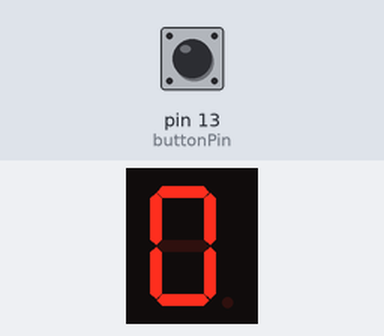
Bench run of a sketch on a simulated Arduino Uno, built with avr-gcc and run on an emulated ATmega328P. Parts: 1-digit seven-segment display. Wiring (inferred from the names in the program): 1-digit 7-segment display, segments lit when HIGH: segments pin 6, pin 5, pin 4, pin 3, pin 2, pin 7, pin 8. The test bench sets the inputs (shaded band); at power-on: pin 13 (buttonPin) LOW. The segment pins are drawn as the display they are named for.

Above: at 1.2 s.
1.3 s: pin 13 (buttonPin) pulled HIGH for 3.2 s
At 6.2 s:
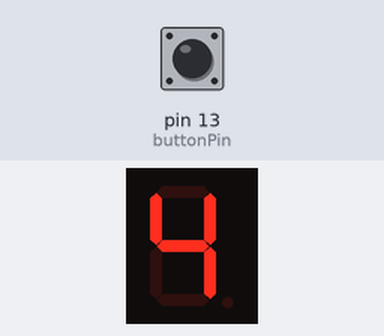
6.8 s: pin 13 (buttonPin) pulled HIGH for 0.15 s
At 8.1 s:
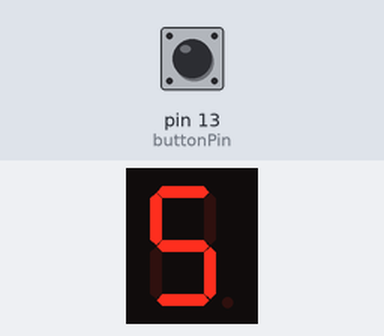
9.3 s: pin 13 (buttonPin) pulled HIGH for 1 s
At 11.2 s:
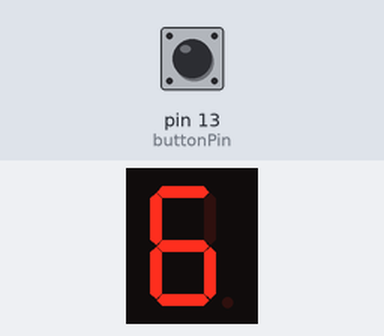
11.8 s: pin 13 (buttonPin) pulled HIGH for 0.15 s
At 13.1 s:
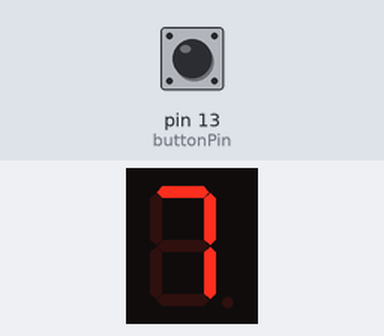
14.3 s: pin 13 (buttonPin) pulled HIGH for 0.15 s
At 16.2 s:
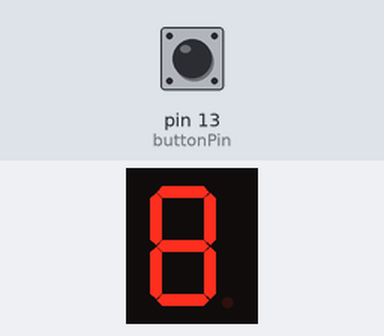
16.8 s: pin 13 (buttonPin) pulled HIGH for 1 s
At 18.1 s:
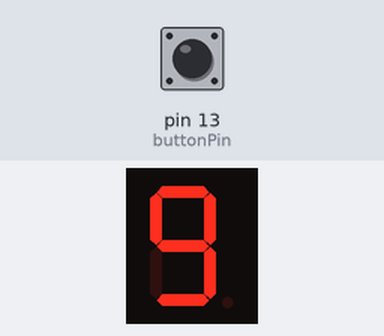
Timing chart, 0 to 19.8 s (numbered marks = the images above; inputs shaded):
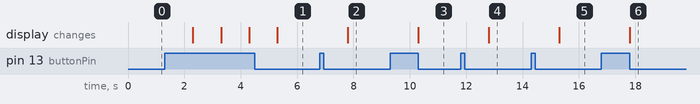

The sketch:

Single_Seven_Segmen.ino
```cpp
// Declare the pins for the Segment display
int pinUP = 6; // Upper segment
int pinUPR = 5; // Up-right segment
int pinDWR = 4; // Down-right segment
int pinDW = 3; // Down segment
int pinDWL = 2; // Down-left segment
int pinUPL = 7; // Up-left segment
int pinCT = 8; // Center segment

int nilaiLama = 0;
int buttonPin = 13;

void setup() {
// Declare the pins as Outputs
pinMode(pinUP, OUTPUT);
pinMode(pinUPR, OUTPUT);
pinMode(pinDWR, OUTPUT);
pinMode(pinDW, OUTPUT);
pinMode(pinDWL, OUTPUT);
pinMode(pinUPL, OUTPUT);
pinMode(pinCT, OUTPUT);
pinMode(buttonPin, INPUT);
}
void writeNumber(int value){
if (value == 0){
digitalWrite(pinUP, HIGH);
digitalWrite(pinUPR, HIGH);
digitalWrite(pinDWR, HIGH);
digitalWrite(pinDW, HIGH);
digitalWrite(pinDWL, HIGH);
digitalWrite(pinUPL, HIGH);
digitalWrite(pinCT, LOW);
}
// If we want to write 1
if (value == 1){
digitalWrite(pinUP, LOW);
digitalWrite(pinUPR, HIGH);
digitalWrite(pinDWR, HIGH);
digitalWrite(pinDW, LOW);
digitalWrite(pinDWL, LOW);
digitalWrite(pinUPL, LOW);
digitalWrite(pinCT, LOW);
}
// If we want to write 2
if (value == 2){
digitalWrite(pinUP, HIGH);
digitalWrite(pinUPR, HIGH);
digitalWrite(pinDWR, LOW);
digitalWrite(pinDW, HIGH);
digitalWrite(pinDWL, HIGH);
digitalWrite(pinUPL, LOW);
digitalWrite(pinCT, HIGH);
}
// If we want to write 3
if (value == 3){
digitalWrite(pinUP, HIGH);
digitalWrite(pinUPR, HIGH);
digitalWrite(pinDWR, HIGH);
digitalWrite(pinDW, HIGH);
digitalWrite(pinDWL, LOW);
digitalWrite(pinUPL, LOW);
digitalWrite(pinCT, HIGH);
}
if (value == 4){
digitalWrite(pinUP, LOW);
digitalWrite(pinUPR, HIGH);
digitalWrite(pinDWR, HIGH);
digitalWrite(pinDW, LOW);
digitalWrite(pinDWL, LOW);
digitalWrite(pinUPL, HIGH);
digitalWrite(pinCT, HIGH);
}
if (value == 5){
digitalWrite(pinUP, HIGH);
digitalWrite(pinUPR, LOW);
digitalWrite(pinDWR, HIGH);
digitalWrite(pinDW, HIGH);
digitalWrite(pinDWL, LOW);
digitalWrite(pinUPL, HIGH);
digitalWrite(pinCT, HIGH);
}
if (value == 6){
digitalWrite(pinUP, HIGH);
digitalWrite(pinUPR, LOW);
digitalWrite(pinDWR, HIGH);
digitalWrite(pinDW, HIGH);
digitalWrite(pinDWL, HIGH);
digitalWrite(pinUPL, HIGH);
digitalWrite(pinCT, HIGH);
}
if (value == 7){
digitalWrite(pinUP, HIGH);
digitalWrite(pinUPR, HIGH);
digitalWrite(pinDWR, HIGH);
digitalWrite(pinDW, LOW);
digitalWrite(pinDWL, LOW);
digitalWrite(pinUPL, LOW);
digitalWrite(pinCT, LOW);
}
if (value == 8){
digitalWrite(pinUP, HIGH);
digitalWrite(pinUPR, HIGH);
digitalWrite(pinDWR, HIGH);
digitalWrite(pinDW, HIGH);
digitalWrite(pinDWL, HIGH);
digitalWrite(pinUPL, HIGH);
digitalWrite(pinCT, HIGH);
}
if (value == 9){
digitalWrite(pinUP, HIGH);
digitalWrite(pinUPR, HIGH);
digitalWrite(pinDWR, HIGH);
digitalWrite(pinDW, HIGH);
digitalWrite(pinDWL, LOW);
digitalWrite(pinUPL, HIGH);
digitalWrite(pinCT, HIGH);
}
}
void loop(){
  writeNumber(nilaiLama);
  // Read the value of the input. It can either be 1 or 0.
  int buttonValue = digitalRead(buttonPin);
  if (buttonValue == HIGH)
  {
    nilaiLama++;
    delay(1000);
  }
}
```

Measured:
- after the input at 1.3 s, the display: first changes after 1.0 s (image 1 shows a later state)
- after the input at 6.8 s, the display: changes after 1.0 s (image 2)
- after the input at 9.3 s, the display: changes after 1.0 s (image 3)
- after the input at 11.8 s, the display: changes after 1.0 s (image 4)
- after the input at 14.3 s, the display: changes after 1.0 s (image 5)
- after the input at 16.8 s, the display: changes after 1.0 s (image 6)
